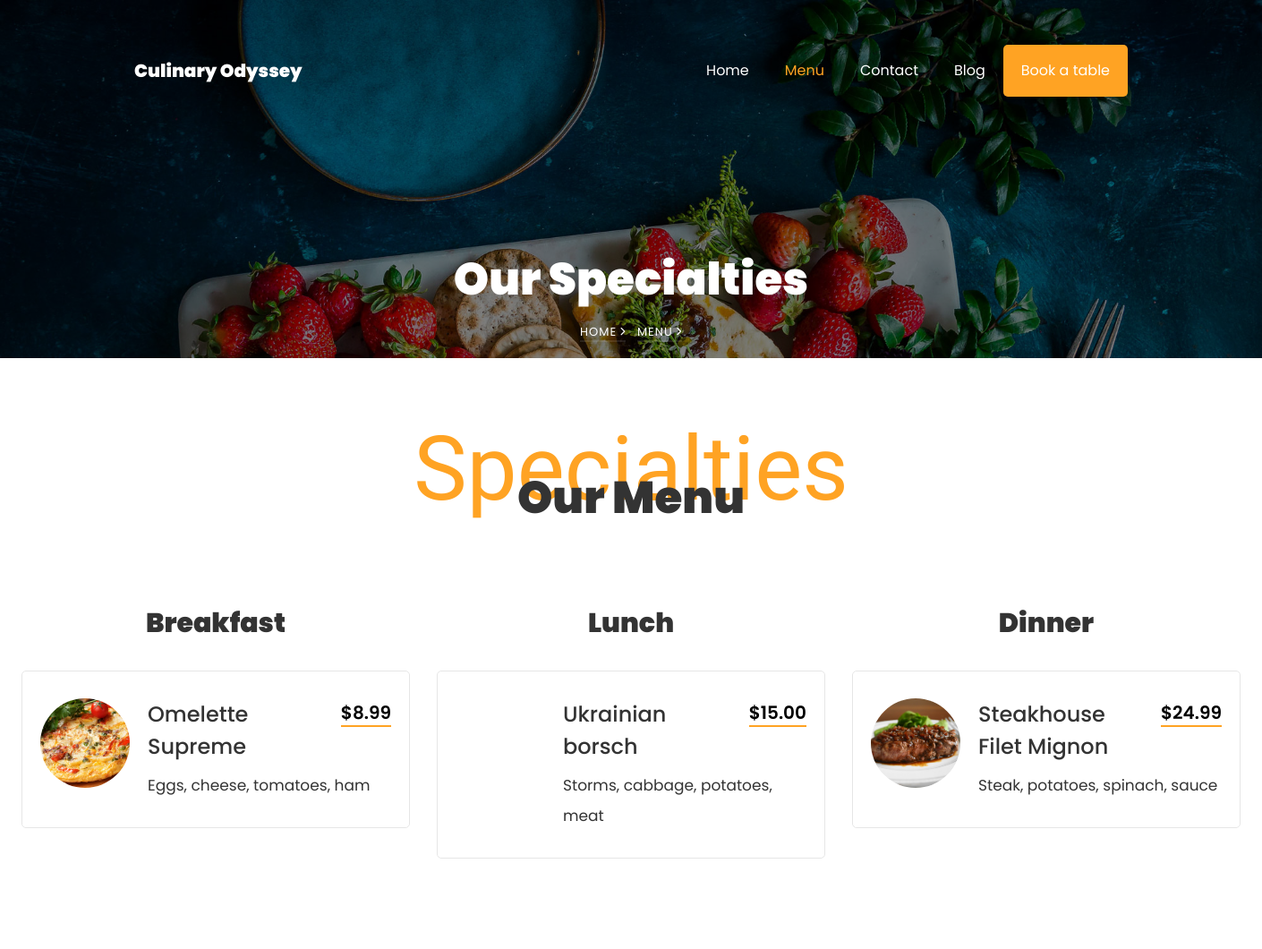
/menu/ (upper part), run on an earlier commit of the app's database.
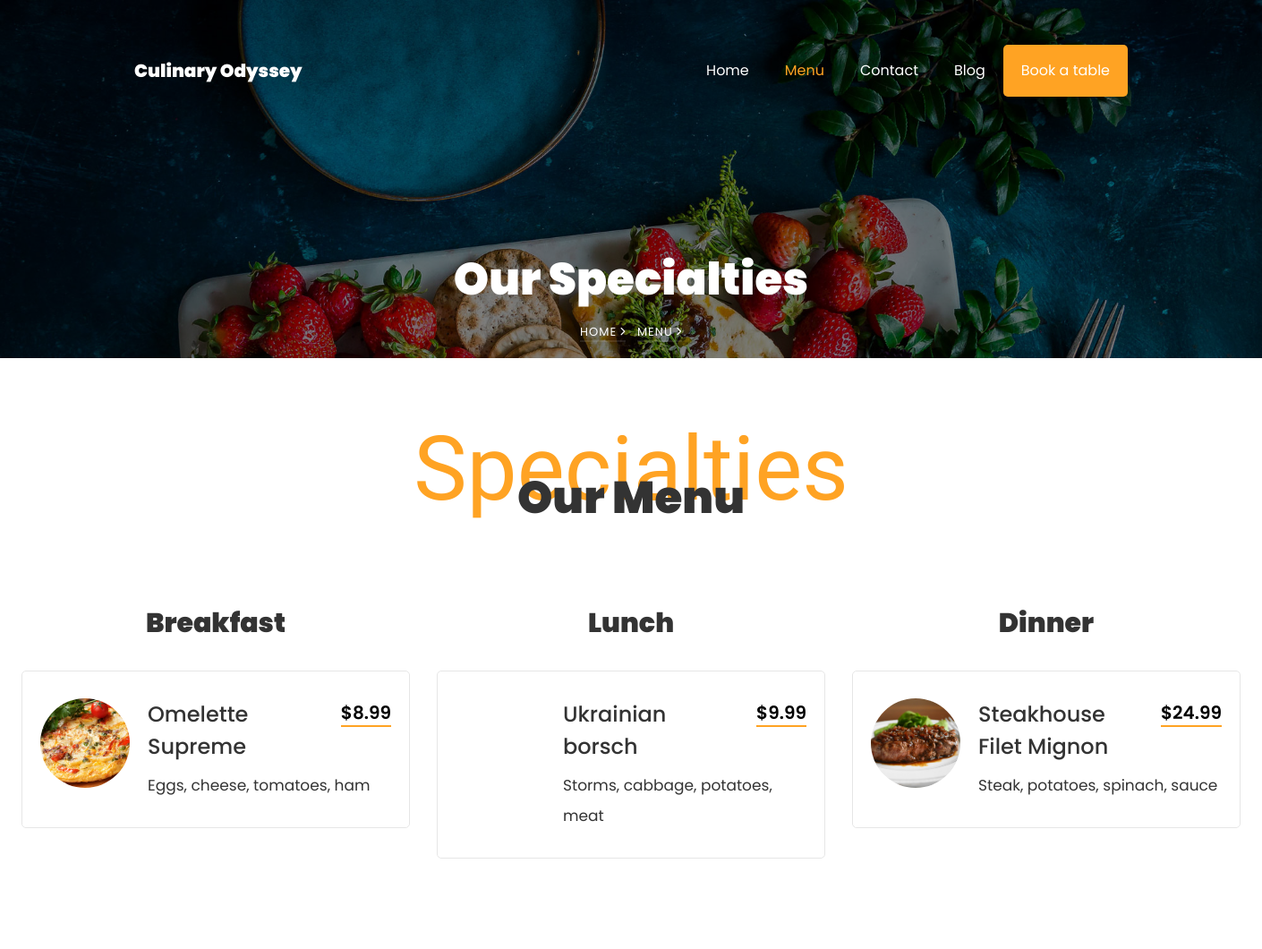
And on a later commit of the database.
### culinary_odissey/models.py (models this page shows, shortened)
class Dish(models.Model):
    name = models.CharField(max_length=255, unique=True)
    slug = models.SlugField(max_length=255, unique=True, db_index=True, verbose_name='url')
    ingredients = models.CharField(max_length=255)
    price = models.DecimalField(max_digits=10, decimal_places=2)
    photo = models.ImageField(upload_to='dishes/', blank=True)
    category = models.ForeignKey(DishCategory, on_delete=models.PROTECT, related_name='dishes')
    is_visible = models.BooleanField(default=True)
    order = models.PositiveSmallIntegerField()
    class Meta:
        verbose_name_plural = 'Dishes'
        ordering = ('order',)
        constraints = [
            models.UniqueConstraint(fields=['order', 'category'], name='unique_order_per_each_category'),
        ]
        unique_together = ['id', 'slug']

### culinary_odissey/views.py (the view, shortened to what this page needs)
# urls.py: path('menu/', Menu.as_view(), name='menu'),
class Menu(TemplateView):
    template_name = './menu_second.html'
    def get_context_data(self, **kwargs):
        context = super().get_context_data(**kwargs)
        categories = DishCategory.objects.filter(is_visible=True)
        dish = Dish.objects.filter(is_visible=True)
        context['categories'] = categories
        context['dishes'] = dish
        context['reservation_form'] = ReservationForm()
        return context

### app/context_processors.py (called while the page is built)
def main_menu_items(request):
    items = MainMenueItems.objects.filter(is_visible=True)
    return {'main_menu': items}

def slide_item(request):
    items = Slider.objects.filter(is_visible=True)
    return {'slide_item': items}

def progress_item(request):
    items = Progress.objects.filter(is_visible=True)
    return {'progress_item': items}

def chef_item(request):
    items = Chefs.objects.filter(is_visible=True)
    return {'chef_item': items}

def customer_item(request):
    items = Customers.objects.filter(is_visible=True)
    return {'customer_item': items}

def footer_items(request):
    items = Footer.objects.first()
    return {'footer_item': items}

### culinary_odissey/templates/menu_second.html (shortened to what this page needs)
{% load static %}
<!DOCTYPE html>
<html lang="en">
  <head>
    <link rel="stylesheet" href="{% static 'css/open-iconic-bootstrap.min.css' %}">
    <link rel="stylesheet" href="{% static 'css/animate.css' %}">
    <link rel="stylesheet" href="{% static 'css/owl.carousel.min.css' %}">
    <link rel="stylesheet" href="{% static 'css/owl.theme.default.min.css' %}">
    <link rel="stylesheet" href="{% static 'css/magnific-popup.css' %}">
    <link rel="stylesheet" href="{% static 'css/aos.css' %}">
    <link rel="stylesheet" href="{% static 'css/ionicons.min.css' %}">
    <link rel="stylesheet" href="{% static 'css/bootstrap-datepicker.css' %}">
    <link rel="stylesheet" href="{% static 'css/jquery.timepicker.css' %}">
    <link rel="stylesheet" href="{% static 'css/flaticon.css' %}">
    <link rel="stylesheet" href="{% static 'css/icomoon.css' %}">
    <link rel="stylesheet" href="{% static 'css/style.css' %}">
  </head>
  <body>
	  {% include 'includes/navbar.html' %}
    <section class="hero-wrap hero-wrap-2" style="background-image: url('/static/images/bg_3.jpg');" data-stellar-background-ratio="0.5">
      <div class="overlay"></div>
      <div class="container">
        <div class="row no-gutters slider-text align-items-end justify-content-center">
          <div class="col-md-9 ftco-animate text-center">
            <h1 class="mb-2 bread">Our Specialties</h1>
            <p class="breadcrumbs"><span class="mr-2"><a href="/">Home <i class="ion-ios-arrow-forward"></i></a></span> <span>Menu <i class="ion-ios-arrow-forward"></i></span></p>
          </div>
        </div>
      </div>
    </section>
		<section class="ftco-section">
    	<div class="container-fluid px-4">
    		<div class="row justify-content-center mb-5 pb-2">
          <div class="col-md-7 text-center heading-section ftco-animate">
          	<span class="subheading">Specialties</span>
            <h2 class="mb-4">Our Menu</h2>
          </div>
        </div>
    <div class="row">
        {% for category in categories %}
            {% if category.is_visible %}
                <div class="col-md-6 col-lg-4 menu-wrap">
                    <div class="heading-menu text-center ftco-animate">
                        <h3>{{ category.name }}</h3>
                    </div>
                    {% for dish in dishes %}
                        {% if dish.is_visible and dish.category == category %}
                            <div class="menus d-flex ftco-animate">
                                <div class="menu-img img" style="background-image: url({{ dish.photo.url }});"></div>
                                <div class="text">
                                    <div class="d-flex">
                                        <div class="one-half">
                                            <h3>{{ dish.name }}</h3>
                                        </div>
                                        <div class="one-forth">
                                            <span class="price">${{ dish.price }}</span>
                                        </div>
                                    </div>
                                    <p>
                                        <span>{{ dish.ingredients }}</span>
                                    </p>
                                </div>
                            </div>
                        {% endif %}
                    {% endfor %}
                </div>
            {% endif %}
        {% endfor %}
    </div>
 </div>
    </section>
  </body>
</html>

What changed in the data, as far as the page shows it:
changed Dish "Ukrainian borsch": price "15.00" → "9.99"
